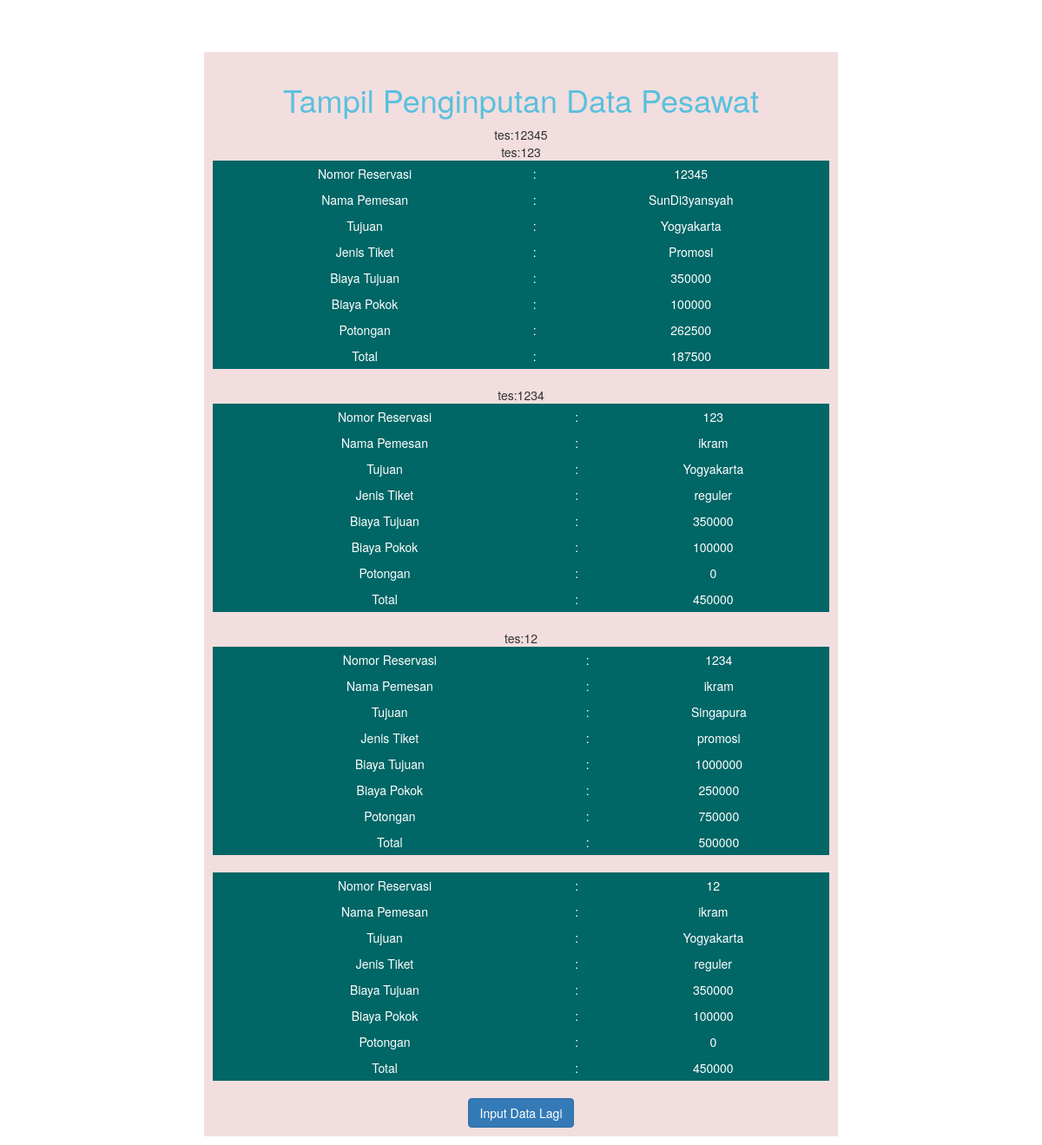
/tampil_data.php (signed in), run on the app's committed database.
### tables this page shows
CREATE TABLE `pesawat` (
  `no_reservasi` varchar(10) NOT NULL,
  `nama_pemesan` varchar(35) NOT NULL,
  `tujuan` varchar(15) NOT NULL,
  `biaya_tujuan` int(11) NOT NULL,
  `biaya_pokok` int(11) NOT NULL,
  `potongan` int(11) NOT NULL,
  `total` int(11) NOT NULL,
  `jenis_tiket` varchar(10) NOT NULL
);

### tampil_data.php (the view, shortened to what this page needs)
<!DOCTYPE html>
<html>
<head>
    <link rel="stylesheet" href="style.css">
    <link rel="stylesheet" href="//maxcdn.bootstrapcdn.com/bootstrap/3.2.0/css/bootstrap.min.css">
</head>
<body>
<div class="cont" style="margin="10px auto 0">
<div class="bg-danger f-center" style="padding: 10px;">
<div class="f-center"><h1>Tampil Penginputan Data Pesawat</h1></div>
<?php
require_once("koneksi.php");
$sql="select*from pesawat";
$hasil=mysqli_query($db,$sql);
while ($row=mysqli_fetch_array($hasil)){
$noreservasi=$row['no_reservasi'];
$namapemesan=$row['nama_pemesan'];
$tujuan=$row['tujuan'];
$biayatujuan=$row['biaya_tujuan'];
$biayapokok=$row['biaya_pokok'];
$potongan=$row['potongan'];
$total=$row['total'];
$tiket=$row['jenis_tiket'];
echo "tes:".$noreservasi;
?>
<table>
<tr>
<td>Nomor Reservasi</td><td> :</td><td> <?php echo $noreservasi; ?></td>
</tr>
<tr>
<td>Nama Pemesan</td><td> :</td><td><?php echo $namapemesan; ?></td>
</tr>
<tr>
<td>Tujuan</td><td> :</td><td> <?php echo $tujuan; ?></td>
</tr>
<tr>
<td>Jenis Tiket</td><td> :</td><td><?php echo $tiket; ?></td>
</tr>
<tr>
<td>Biaya Tujuan</td><td> :</td><td><?php echo $biayatujuan; ?></td>
</tr>
<tr>
<td>Biaya Pokok</td><td> :</td><td><?php echo $biayapokok; ?></td>
</tr>
<tr>
<td>Potongan</td><td> :</td><td><?php echo $potongan; ?></td>
</tr>
<tr>
<td>Total</td><td> :</td><td><?php echo $total; ?></td>
</tr><br>
<?php
}
?>
</table>
<br/><a class="btn btn-primary" href="index.php">Input Data Lagi</a>
</div>
</div>
</body>
</html>

### style.css (style rules this page uses)
body { margin:0 auto;padding:0; }
.cont { margin:50px auto 0;padding:10px;width:750px; }
.f-center { text-align:center;padding-top:5px; }
.f-center h1 { color:#5bc0de; }

### tampil_data.php (style rules this page uses)
table { background-color:#996;padding:0px;width:100%; }
td { background-color:#066;color:#fff;padding:5px; }

### data on the page
pesawat: no_reservasi "12345", nama_pemesan "SunDi3yansyah", tujuan "Yogyakarta", jenis_tiket "Promosi", biaya_tujuan "350000", biaya_pokok "100000", potongan "262500", total "187500"
pesawat: no_reservasi "123", nama_pemesan "ikram", tujuan "Yogyakarta", jenis_tiket "reguler", biaya_tujuan "350000", biaya_pokok "100000", potongan "0", total "450000"
pesawat: no_reservasi "1234", nama_pemesan "ikram", tujuan "Singapura", jenis_tiket "promosi", biaya_tujuan "1000000", biaya_pokok "250000", potongan "750000", total "500000"
pesawat: no_reservasi "12", nama_pemesan "ikram", tujuan "Yogyakarta", jenis_tiket "reguler", biaya_tujuan "350000", biaya_pokok "100000", potongan "0", total "450000"
